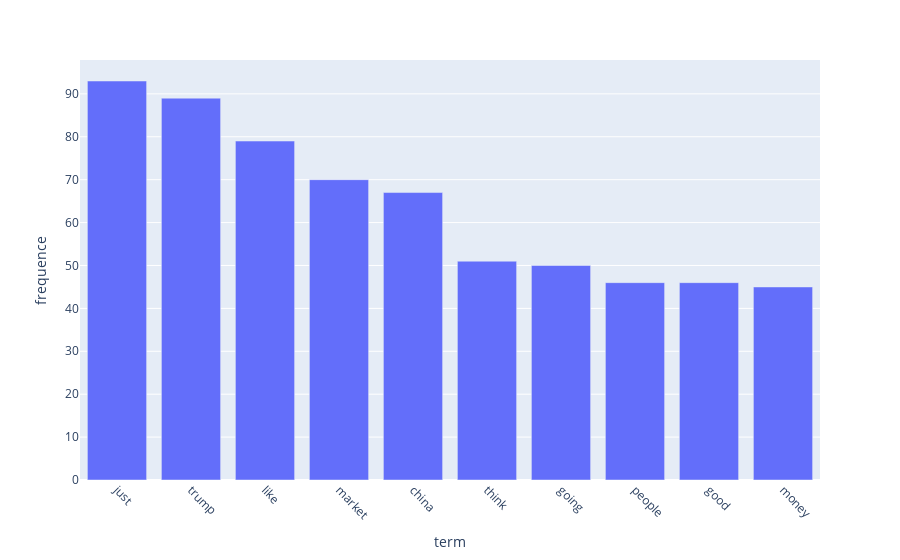

The notebook cell saved with this chart:
### Code cell
term_frequencies = np.asarray(df_counts.sum(axis=0))[0]
top_idx=np.argsort(-term_frequencies )[:10]

draw_to=pd.DataFrame({"term":count_vect.get_feature_names_out()[top_idx],
                  "frequence":term_frequencies[top_idx]})
g=px.bar(draw_to,x="term",y="frequence")
g.update_traces(textposition="outside")
g.update_layout(xaxis_tickangle=45)
g.show()

### Figure 1 — Plotly figure (JSON) as saved in the notebook; plotly's stock layout.template omitted (floating-point values rounded to 4 significant figures)
{"data": [{"hovertemplate": "term=%{x}<br>frequence=%{y}<extra></extra>", "legendgroup": "", "marker": {"color": "#636efa", "pattern": {"shape": ""}}, "name": "", "orientation": "v", "showlegend": false, "textposition": "outside", "type": "bar", "x": ["just", "trump", "like", "market", "china", "think", "going", "people", "good", "money"], "xaxis": "x", "y": [93, 89, 79, 70, 67, 51, 50, 46, 46, 45], "yaxis": "y"}], "layout": {"barmode": "relative", "legend": {"tracegroupgap": 0}, "margin": {"t": 60}, "xaxis": {"anchor": "y", "domain": [0, 1], "tickangle": 45, "title": {"text": "term"}}, "yaxis": {"anchor": "x", "domain": [0, 1], "title": {"text": "frequence"}}}}
